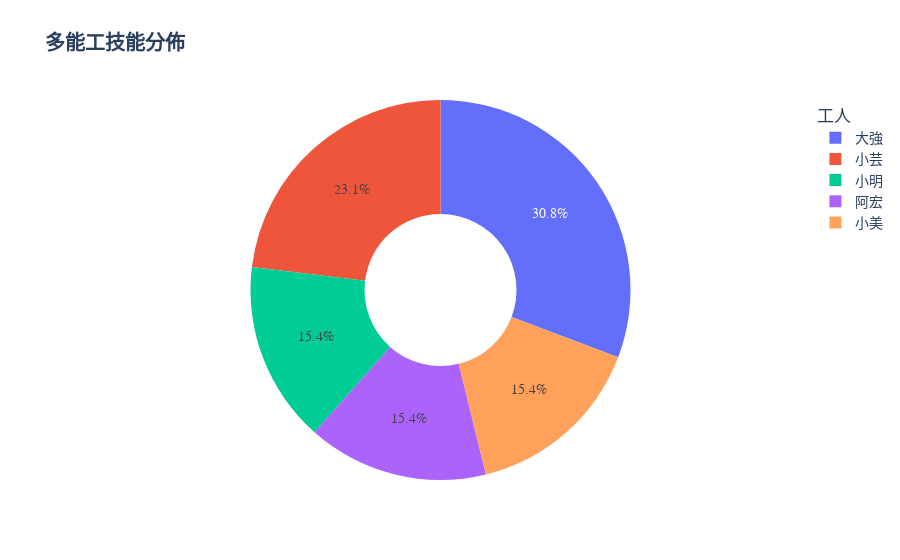

Notebook code cell kept with this figure:
### Code cell
# --- 圖表 3：多能工技能分佈 ---
fig3 = go.Figure()

fig3.add_trace(go.Pie(
    labels=list(skill_counts.keys()),
    values=list(skill_counts.values()),
    hole=0.4, # 設定中央空洞大小，使其成為甜甜圈圖
    name='技能'
))

fig3.update_layout(
    title_text='<b>多能工技能分佈</b>',
    font=dict(family="Arial, Microsoft JhengHei, sans-serif", size=14),
    legend_title_text='工人'
)

fig3.show()

### Figure 1 — Plotly figure (JSON) as saved in the notebook; plotly's stock layout.template omitted (floating-point values rounded to 4 significant figures)
{"data": [{"hole": 0.4, "labels": ["小明", "阿宏", "小美", "小芸", "大強"], "name": "技能", "type": "pie", "values": [2, 2, 2, 3, 4]}], "layout": {"font": {"family": "Arial, Microsoft JhengHei, sans-serif", "size": 14}, "legend": {"title": {"text": "工人"}}, "title": {"text": "<b>多能工技能分佈</b>"}}}
